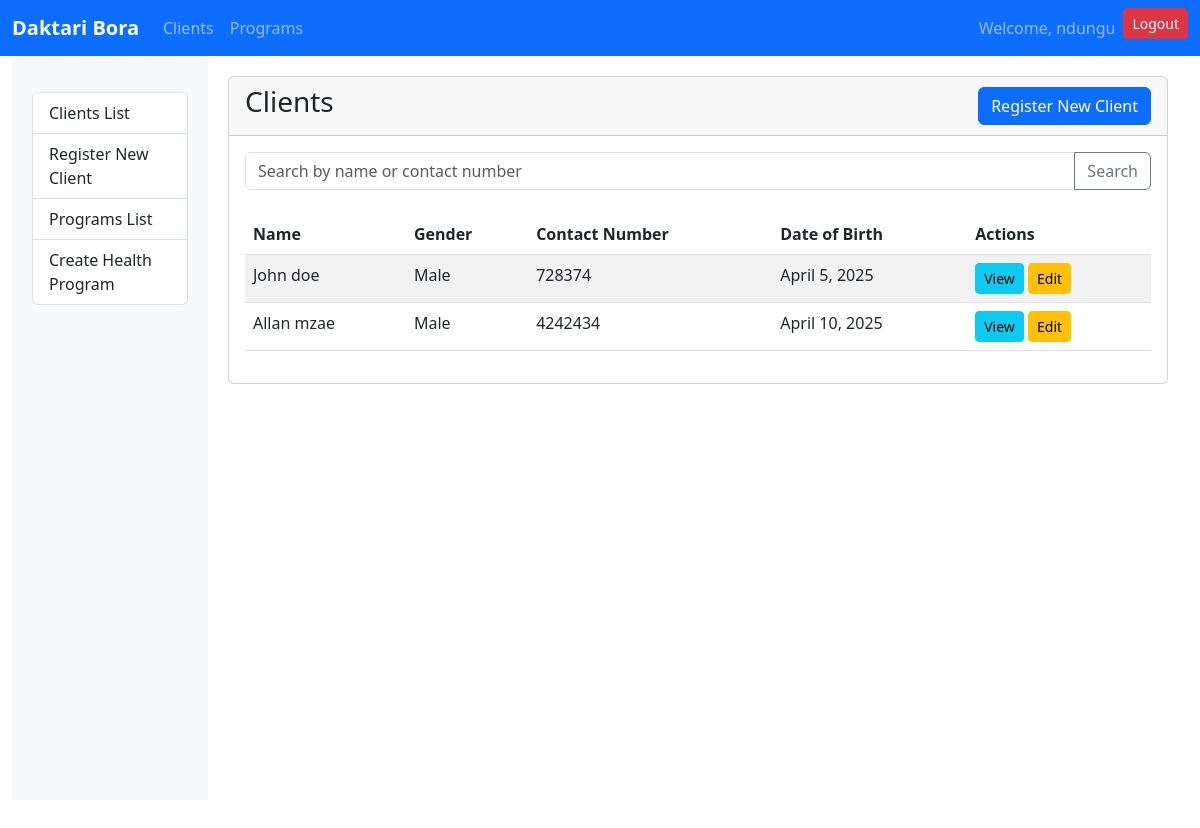
The app's page /clients/ (signed in), older data.
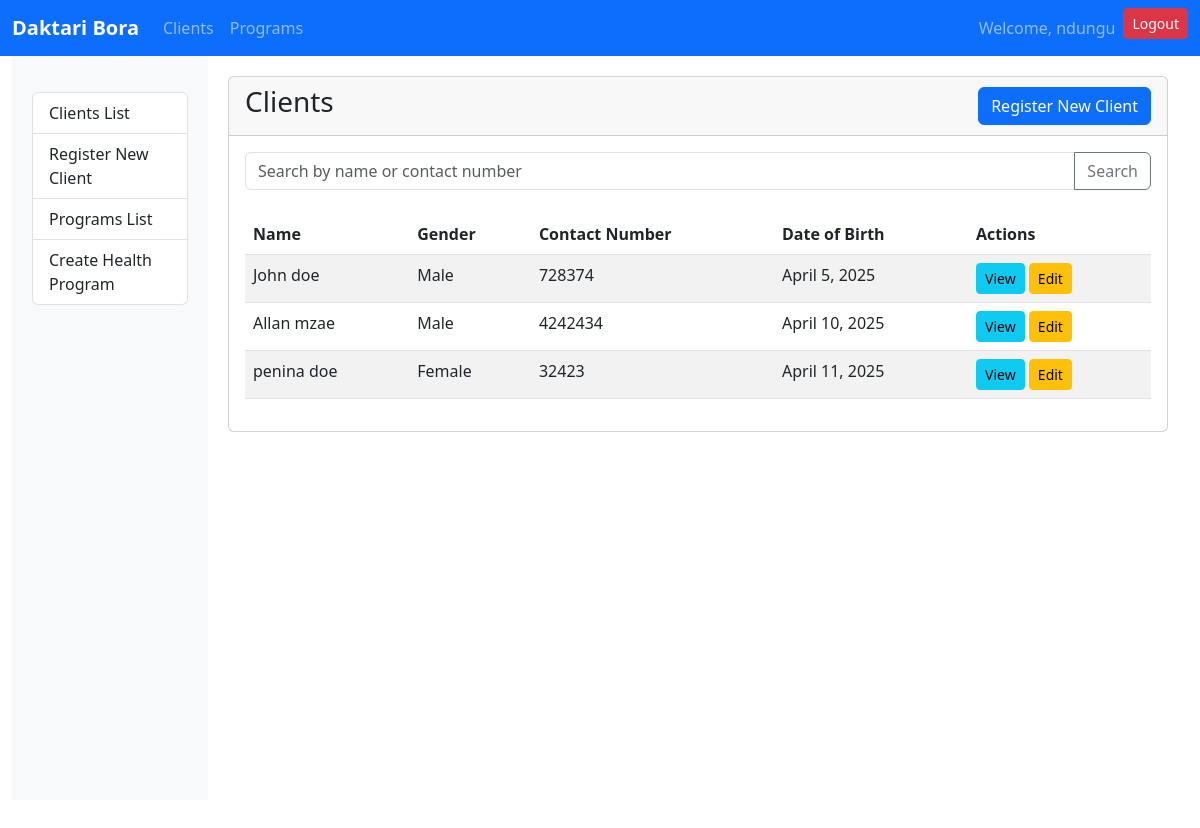
The same page, newer data.
### clients/models.py (models this page shows, shortened)
class Client(models.Model):
    GENDER_CHOICES = [
        ('male', 'Male'),
        ('female', 'Female'),
        ('other', 'Other'),
    ]
    first_name = models.CharField(max_length=100)
    last_name = models.CharField(max_length=100)
    date_of_birth = models.DateField()
    gender = models.CharField(max_length=10, choices=GENDER_CHOICES)
    contact_number = models.CharField(max_length=15, blank=True, null=True)
    street_address = models.CharField(max_length=255, blank=True, null=True)
    city = models.CharField(max_length=100, blank=True, null=True)
    state = models.CharField(max_length=100, blank=True, null=True)
    zip_code = models.CharField(max_length=20, blank=True, null=True)
    created_by = models.ForeignKey(User, on_delete=models.SET_NULL, null=True)
    created_at = models.DateTimeField(auto_now_add=True)
    updated_at = models.DateTimeField(auto_now=True)

### clients/views.py (the view)
# urls.py: path('', views.client_list, name='client_list'),
@login_required
def client_list(request):
    query = request.GET.get('q', '')
    clients = Client.objects.filter(created_by=request.user)
    if query:
        clients = clients.filter(
            Q(first_name__icontains=query) |
            Q(last_name__icontains=query) |
            Q(contact_number__icontains=query)
        )
    return render(request, 'clients/client_list.html', {
        'clients': clients,
        'query': query
    })

### templates/clients/client_list.html (shortened to what this page needs)
{% extends 'base.html' %}
{% block content %}
<div class="card">
    <div class="card-header d-flex justify-content-between align-items-center">
        <h3>Clients</h3>
        <div>
            <a href="{% url 'client_create' %}" class="btn btn-primary">Register New Client</a>
        </div>
    </div>
    <div class="card-body">
        <form method="get" class="mb-4">
            <div class="input-group">
                <input type="text" name="q" class="form-control" placeholder="Search by name or contact number" value="{{ query }}">
                <button class="btn btn-outline-secondary" type="submit">Search</button>
            </div>
        </form>
        {% if clients %}
        <div class="table-responsive">
            <table class="table table-striped table-hover">
                <thead>
                    <tr>
                        <th>Name</th>
                        <th>Gender</th>
                        <th>Contact Number</th>
                        <th>Date of Birth</th>
                        <th>Actions</th>
                    </tr>
                </thead>
                <tbody>
                    {% for client in clients %}
                    <tr>
                        <td>{{ client.first_name }} {{ client.last_name }}</td>
                        <td>{{ client.get_gender_display }}</td>
                        <td>{{ client.contact_number|default:"Not provided" }}</td>
                        <td>{{ client.date_of_birth }}</td>
                        <td>
                            <a href="{% url 'client_detail' client.id %}" class="btn btn-sm btn-info">View</a>
                            <a href="{% url 'client_update' client.id %}" class="btn btn-sm btn-warning">Edit</a>
                        </td>
                    </tr>
                    {% endfor %}
                </tbody>
            </table>
        </div>
        {% else %}
        <div class="alert alert-info">
            No clients found. {% if query %}Try a different search term.{% endif %}
        </div>
        {% endif %}
    </div>
</div>
{% endblock %}

### templates/base.html (shortened to what this page needs)
{% load django_bootstrap5 %}
<!DOCTYPE html>
<html lang="en">
<head>
    <link href="https://cdn.jsdelivr.net/npm/bootstrap@5.3.0/dist/css/bootstrap.min.css" rel="stylesheet">
</head>
<body>
    <nav class="navbar navbar-expand-lg navbar-dark bg-primary sticky-top">
        <div class="container-fluid">
            <a class="navbar-brand" href="{% url 'client_list' %}">Daktari Bora</a>
            <div class="collapse navbar-collapse" id="navbarNavDropdown">
                <ul class="navbar-nav me-auto">
                    <li class="nav-item">
                        <a class="nav-link" href="{% url 'client_list' %}">Clients</a>
                    </li>
                    <li class="nav-item">
                        <a class="nav-link" href="{% url 'program_list' %}">Programs</a>
                    </li>
                </ul>
                <ul class="navbar-nav ms-auto">
                    {% if user.is_authenticated %}
                        <li class="nav-item d-none d-sm-block">
                            <span class="nav-link">Welcome, {{ user.username }}</span>
                        </li>
                        <li class="nav-item">
                            <a class="btn btn-danger btn-sm" href="{% url 'logout' %}">Logout</a>
                        </li>
                    {% endif %}
                </ul>
            </div>
        </div>
    </nav>
    <div class="container-fluid content-wrapper">
        <div class="row g-0">
            {% if user.is_authenticated %}
                <div class="col-12 col-lg-2 sidebar d-none d-lg-block">
                    <div class="list-group mt-3">
                        <a href="{% url 'client_list' %}" class="list-group-item list-group-item-action">Clients List</a>
                        <a href="{% url 'client_create' %}" class="list-group-item list-group-item-action">Register New Client</a>
                        <a href="{% url 'program_list' %}" class="list-group-item list-group-item-action">Programs List</a>
                        <a href="{% url 'program_create' %}" class="list-group-item list-group-item-action">Create Health Program</a>
                    </div>
                </div>
                <div class="col-12 col-lg-10 content">
            {% else %}
                <div class="col-12 content">
            {% endif %}
                    {% block content %}{% endblock %}
                </div>
        </div>
    </div>
</body>
</html>

### templates/base.html (style rules this page uses)
.navbar-brand { font-weight: bold; }
.content-wrapper { margin-bottom: 30px; }
@media (min-width: 992px) { .sidebar { min-height: calc(100vh - 56px); position: sticky; top: 56px; height: calc(100vh - 56px); overflow-y: auto; z-index: 1000; background-color: #f8f9fa; padding: 20px; } }
@media (min-width: 992px) { .content { padding: 20px; } }

Row changes from the older to the newer data that the page shows:
added Client: first_name "penina", last_name "doe", gender "Female", contact_number "32423", date_of_birth "April 11, 2025"
